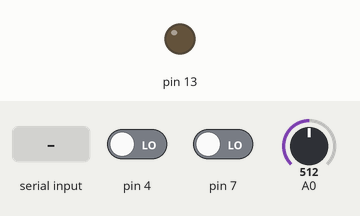
Simulated run of this sketch. Board: Arduino Uno, built with avr-gcc and run on an emulated ATmega328P. On the bench: output pins drawn as LEDs (lit = HIGH). The inputs (shaded band) are chosen by the test bench; at power-on: pin 4 LOW, pin 7 LOW, A0 = 512. What the sketch prints to the serial monitor is not drawn.

Above: at 1.2 s.
1.3 s: "1" received over Serial
At 2.0 s:
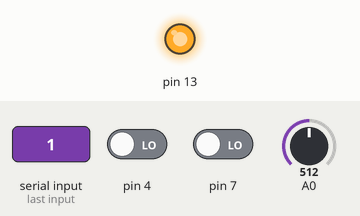
2.9 s: "0" received over Serial
At 3.7 s:
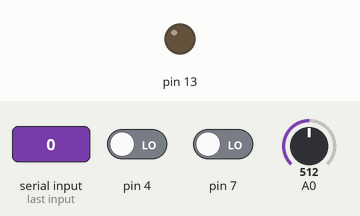
Timing chart, 0 to 5.9 s (numbered marks = the images above; inputs shaded):
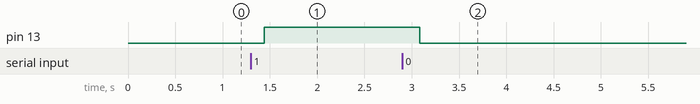

Measured:
- after the input at 1.3 s, pin 13: LOW → HIGH after 0.14 s
- after the input at 2.9 s, pin 13: HIGH → LOW after 0.18 s

The sketch:

ArduinoDay.ino
```cpp
int data;
int value;
void setup()
{
  Serial.begin(9600);
  pinMode(13,OUTPUT);
}

void loop()
{

  //Reading data from Unity
  if(Serial.available()){
    data = Serial.read();
    if(data=='1'){
      digitalWrite(13,HIGH);
    }
    if(data=='0'){
      digitalWrite(13,LOW);
    }
  }

  //Send data to Unity
 if(digitalRead(7) == 1)
  {
    Serial.println(300);
    Serial.flush();
  }

 if(digitalRead(4) == 1)
  {
    Serial.println(400);
    Serial.flush();
  }
    value = map(analogRead(0),0,1023,0,360);
    Serial.println(value);
    Serial.flush();
    delay(200);
}
```
